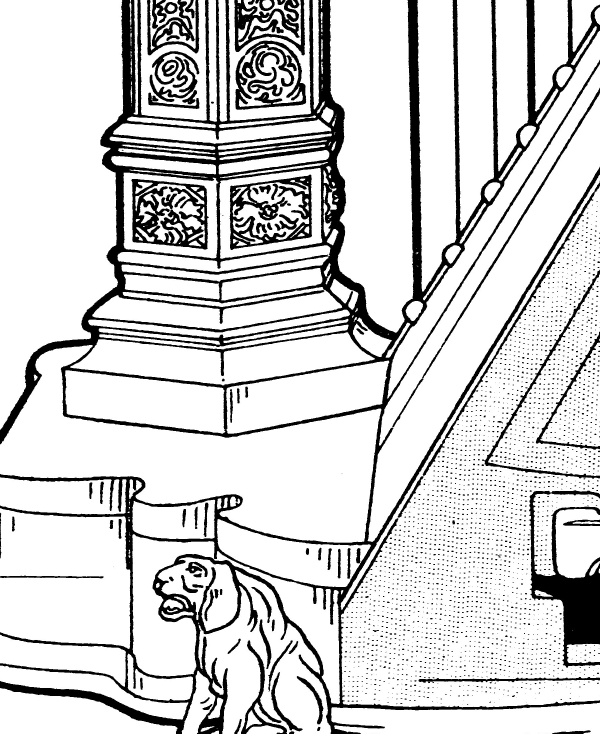
#> input picture corner-zoom.png, 1800 x 2200 px, found by its file name (shown at 1/3 size)
$ python axonometric_angle.py
#> lines starting #> are read from the running program, lines starting #| are printed output that depends on the picture; after the words box and inside, x2 and y2 are one past the last pixel; in counts of white or black regions, pixels touching at a corner belong together
#!/usr/bin/env python3
"""Determine the drawing's projection angles by analysing dominant line orientations
in the base + column-base region, where real-3D axes are clearest.

In an axonometric/oblique drawing of a rectangular block:
  - real vertical edges  -> image ~vertical
  - real front-face horizontals -> image ~horizontal (if oblique with front face parallel
    to the picture plane) OR at some angle (if iso/trimetric)
  - real depth edges (going back) -> image at the "receding" angle alpha
"""
import math
import numpy as np
import cv2
from PIL import Image

Image.MAX_IMAGE_PIXELS = None
SRC = '/home/james.clements/projects/erand/corner-zoom.png'
DBG = '/home/james.clements/projects/erand/angles-debug.png'

im = np.array(Image.open(SRC))
#> im is the input picture: shape (2200, 1800); min 0, max 255, mean 211.1
H, W = im.shape
print(f"{W}x{H}")
#| 1800x2200

# Binarize and edge-detect
_, bw = cv2.threshold(cv2.GaussianBlur(im,(3,3),0), 0, 255,
                       cv2.THRESH_BINARY_INV + cv2.THRESH_OTSU)
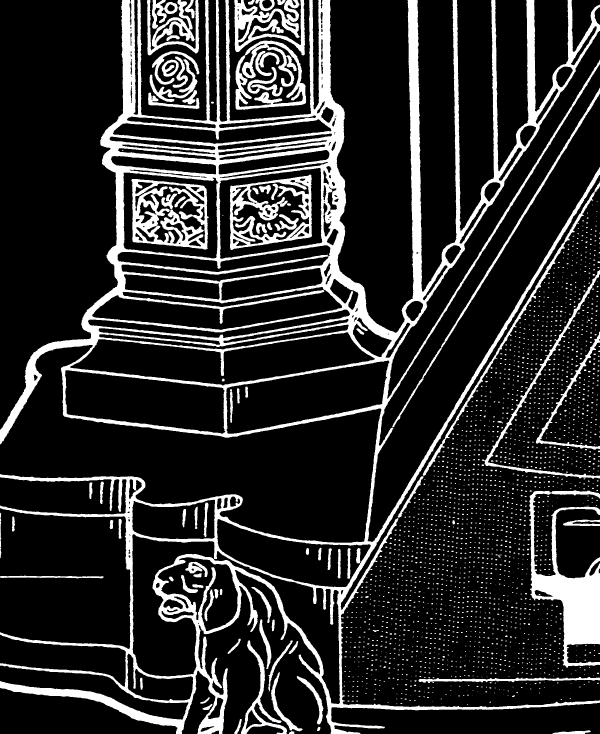
#> bw: shape (2200, 1800) (shown at 1/3 size); 17.2% white; 2625 white regions (2246 under 20 px), largest, box (x1, y1, x2, y2) and area: (0, 0, 1800, 2200) 433942, (1587, 1471, 1800, 2003) 39386, (394, 537, 626, 749) 23141
edges = cv2.Canny(bw, 60, 160)
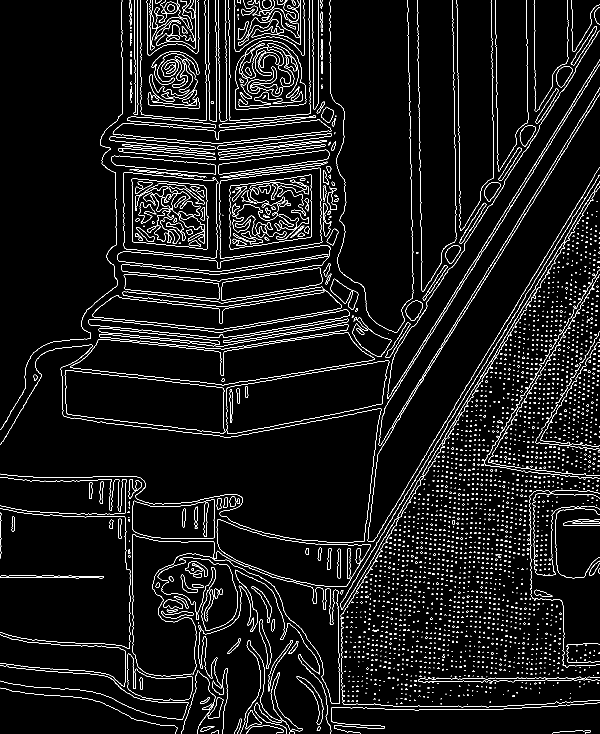
#> edges: shape (2200, 1800) (shown at 1/3 size); 3.8% white in thin lines or dots

# Hough: find all lines long enough to be structural edges (not ornamental)
linesP = cv2.HoughLinesP(edges, 1, np.pi/1440,
                         threshold=60, minLineLength=80, maxLineGap=8)
#> linesP = 261 rows, first 6: [1179, 1272, 1517, 724], [1600, 511, 1799, 193], [1249, 1410, 1364, 1219], [1480, 691, 1729, 292], [1375, 871, 1616, 488], [1432, 1128, 1521, 981]
segs = [] if linesP is None else linesP[:,0,:]
#> segs has the same summary as linesP
print(f"Hough segments: {len(segs)}")
#| Hough segments: 261

# Classify by angle (0..180 degrees, 0=E, 90=S in y-down image)
def angle_deg(seg):
    x1,y1,x2,y2 = seg
    a = math.degrees(math.atan2(y2-y1, x2-x1))
    return (a + 180) % 180     # 0..180

def length(seg):
    x1,y1,x2,y2 = seg
    return math.hypot(x2-x1, y2-y1)

# Weighted histogram (weight by length so longer lines matter more)
bin_width = 0.5
hist = np.zeros(int(180/bin_width))
for s in segs:
    a = angle_deg(s); L = length(s)
    hist[int(a/bin_width) % len(hist)] += L
#> this loop made 261 passes
#> (a, L) on passes 1 to 3: (121.7, 643.9), (122, 375.1), (121.1, 222.9)
#> after the loop, hist = 360 values, max 4058.7 at index 243, min 0 at index 4, mean 116.3

# Smooth
hist = np.convolve(hist, np.ones(3)/3, mode='same')
#> hist = 360 values, max 3347.3 at index 243, min 0 at index 16, mean 115.8

# Find peaks
peaks = []
for i in range(len(hist)):
    left = hist[(i-1)%len(hist)]; right = hist[(i+1)%len(hist)]
    if hist[i] > left and hist[i] > right and hist[i] > 300:
        peaks.append((i*bin_width, float(hist[i])))
#> this loop made 360 passes
#> (left, right) on passes 1 to 3: (85.01, 257.4), (199.7, 135.7), (257.4, 108.7)
peaks.sort(key=lambda p: -p[1])
print(f"\nTop dominant line angles (weighted by length, degrees 0..180):")
for ang, score in peaks[:12]:
    # interpret: 0 = horizontal east-going, 90 = vertical (down), ...
    print(f"   {ang:6.2f} deg   weight={score:.0f}")
#> this loop made 7 passes
#> (ang, score) on passes 1 to 7: (121.5, 3347.3), (5.5, 2743.6), (170.5, 1587.6), (89.5, 1529.7), (172, 1129.9), (173, 1039), (174, 540)
#> (printed output is left out)

# Identify the three projection axes.
# By construction: 0 = image-horizontal (pure east-west), 90 = image-vertical.
# Non-orthogonal peaks (far from 0, 90, 180) are the oblique/isometric axes.
def nearest(p, targets):
    return min(abs(((p - t + 90) % 180) - 90) for t in targets)

axes = []
for ang, score in peaks[:15]:
    d_from_axis = nearest(ang, [0, 90, 180])
    if d_from_axis > 8 and d_from_axis < 65:
        axes.append((ang, score, d_from_axis))

print(f"\nOblique/depth axes (non-orthogonal angles):")
for ang, score, dev in axes[:8]:
    # Two natural conventions:
    #   angle FROM HORIZONTAL (positive going down right = y-down)
    from_horiz_ccw = -ang  # counter-clockwise from +x (math convention; image is y-down)
    # Express as elevation above horizontal (positive = going up-and-right in real world)
    # ang in 0..180 with 90 = straight down. So a line at, say, 120 goes down-and-left with 30° from horizontal.
    elev = 90 - abs(90 - ang)  # angle FROM horizontal axis, 0..90
    side = 'down-right' if ang < 90 else 'down-left'
    print(f"   {ang:6.2f} deg (in 0..180)  =>  {elev:.2f} deg from horizontal, going {side}"
          f"   weight={score:.0f}")
#> this loop made 2 passes
#> (ang, score, dev) on passes 1 to 2: (121.5, 3347.3, 31.5), (170.5, 1587.6, 9.5)
#> (printed output is left out)

# --- Visualise ---
dbg = cv2.cvtColor(im, cv2.COLOR_GRAY2BGR)
for s in segs:
    a = angle_deg(s)
    # Colour-code by angle bin: near-horizontal = blue, near-vertical = red, oblique = green
    dev_h = abs(((a - 0 + 90) % 180) - 90)
    dev_v = abs(((a - 90 + 90) % 180) - 90)
    if dev_h < 3:   col = (255, 0, 0)    # horizontal
    elif dev_v < 3: col = (0, 0, 255)    # vertical
    elif 8 < dev_h < 65 and 8 < dev_v < 65: col = (0, 200, 0)  # oblique
    else:           col = (180, 180, 180)
    cv2.line(dbg, (s[0],s[1]), (s[2],s[3]), col, 1)
#> this loop made 261 passes
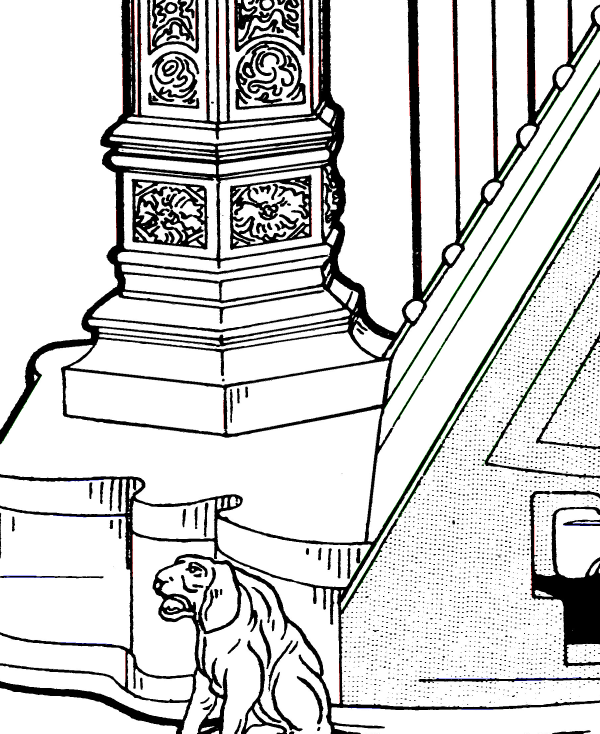
#> dbg: shape (2200, 1800, 3) (shown at 1/3 size); mean B, G, R 210.8, 211.2, 211.1

cv2.imwrite(DBG, dbg)
print(f"\ndebug image: {DBG}")

$ run again, with base-full.png copied over corner-zoom.png
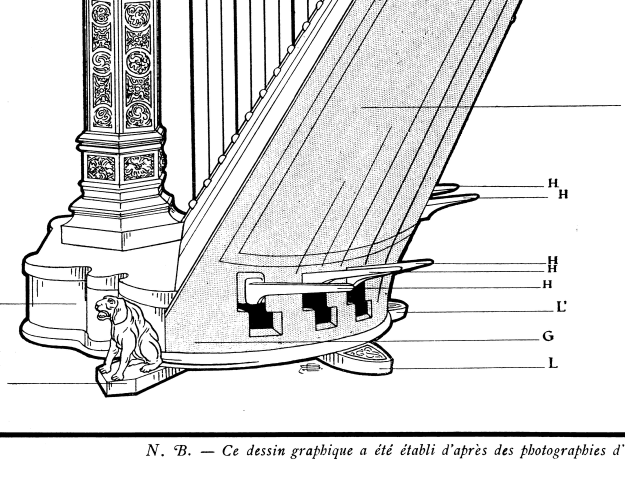
#> input picture base-full.png, 1250 x 1000 px, found by its file name (shown at 1/2 size)
#> im is the input picture: shape (1000, 1250); min 0, max 255, mean 225.4
#| 1250x1000
#> `_, bw = cv2.threshold(cv2.GaussianBlur(im,(3,3),0), 0, 255, cv2.THRESH..`:
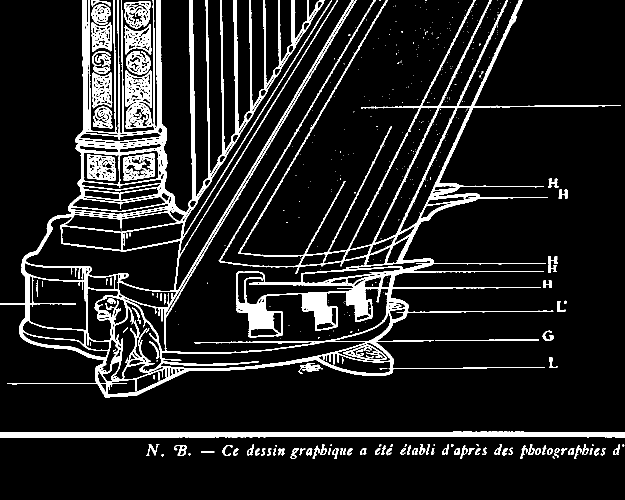
#> bw: shape (1000, 1250) (shown at 1/2 size); 11.3% white; 429 white regions (313 under 20 px), largest, box (x1, y1, x2, y2) and area: (0, 0, 1242, 795) 101099, (0, 863, 1250, 875) 12705, (250, 141, 304, 216) 2102
#> edges: shape (1000, 1250); 5.2% white in thin lines or dots
#> linesP = 229 rows, first 6: [1040, 863, 1249, 863], [200, 874, 438, 874], [493, 873, 1208, 873], [550, 682, 647, 682], [322, 642, 674, 55], [11, 864, 319, 864]
#> segs has the same summary as linesP
#| Hough segments: 229
#> the loop `for s in segs:` made 229 passes
#> (a, L) on passes 1 to 3: (0, 209), (0, 238), (0, 715)
#> after the loop `for s in segs:`: hist = 360 values, max 6065 at index 0, min 0 at index 1, mean 108
#> `hist = np.convolve(hist, np.ones(3)/3, mode='same')`: hist = 360 values, max 2423.6 at index 242, min 0 at index 5, mean 102.2
#> the loop `for i in range(len(hist)):` made 360 passes
#> (left, right) on passes 1 to 3: (258.3, 2052), (2021.7, 59.69), (2052, 59.69)
#> the loop `for ang, score in peaks[:12]:` made 7 passes
#> (ang, score) on passes 1 to 7: (121, 2423.6), (0.5, 2052), (89.5, 1741.4), (115, 1461.1), (116, 1267.6), (91.5, 330.5), (84, 315.3)
#> (printed output is left out)
#> the loop `for ang, score in peaks[:15]:` made 7 passes
#> the loop `for ang, score, dev in axes[:8]:` made 3 passes
#> (ang, score, dev) on passes 1 to 3: (121, 2423.6, 31), (115, 1461.1, 25), (116, 1267.6, 26)
#> (printed output is left out)
#> the loop `for s in segs:` made 229 passes
#> after the loop `for s in segs:`:
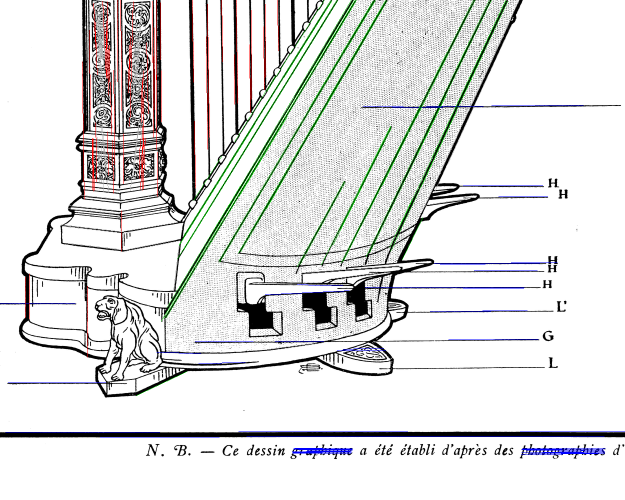
#> dbg: shape (1000, 1250, 3) (shown at 1/2 size); mean B, G, R 223.2, 223.8, 223.2

$ run again, with base-junction.png copied over corner-zoom.png
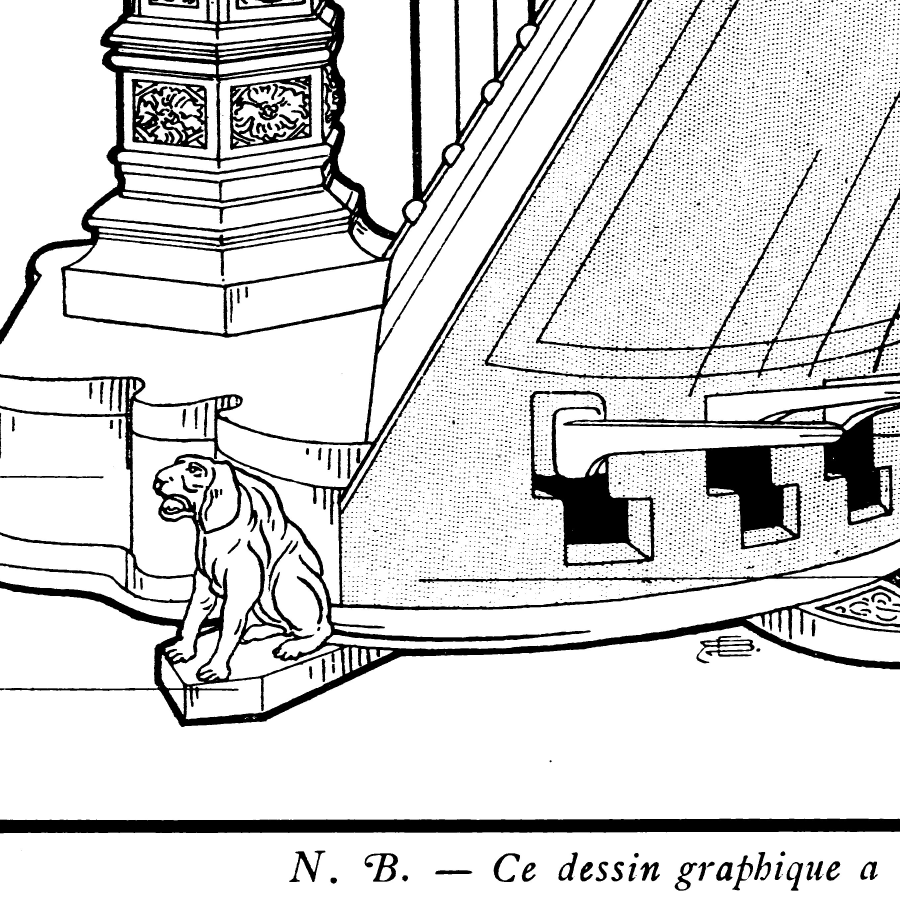
#> input picture base-junction.png, 2700 x 2700 px, found by its file name (shown at 1/3 size)
#> im is the input picture: shape (2700, 2700); min 0, max 255, mean 215.9
#| 2700x2700
#> `_, bw = cv2.threshold(cv2.GaussianBlur(im,(3,3),0), 0, 255, cv2.THRESH..`:
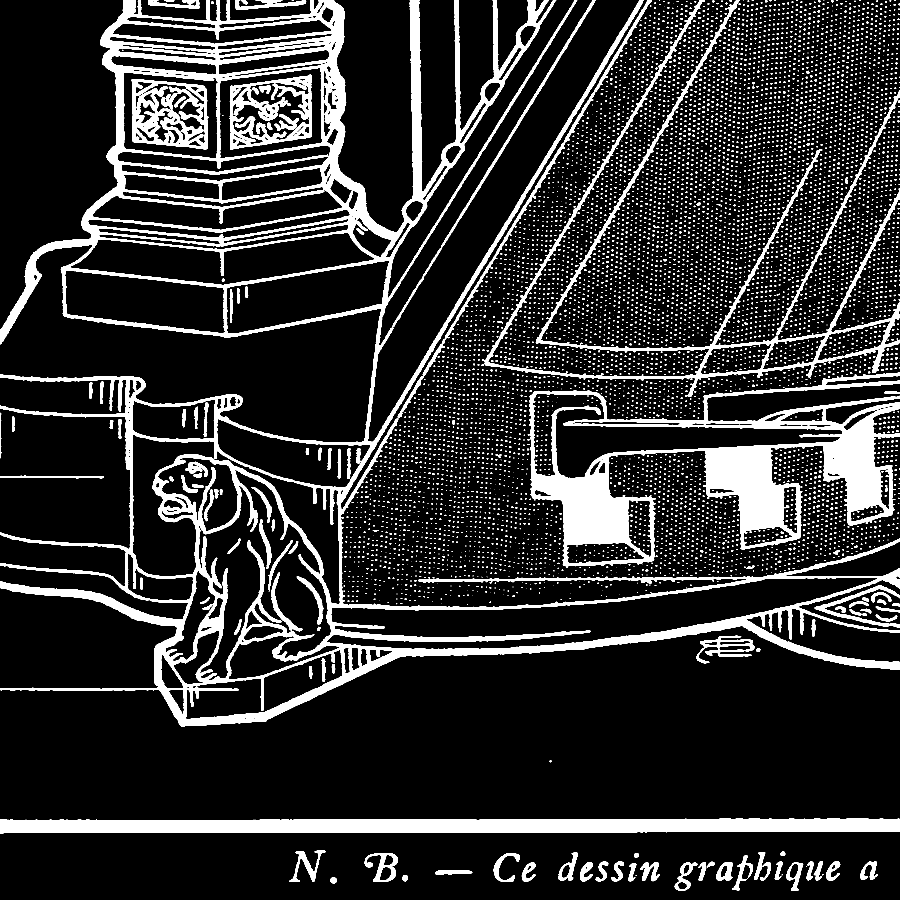
#> bw: shape (2700, 2700) (shown at 1/3 size); 15.2% white; 8369 white regions (6246 under 20 px), largest, box (x1, y1, x2, y2) and area: (0, 0, 2700, 2181) 495234, (1587, 1118, 2700, 1703) 178455, (0, 2456, 2700, 2500) 105017
#> `edges = cv2.Canny(bw, 60, 160)`:
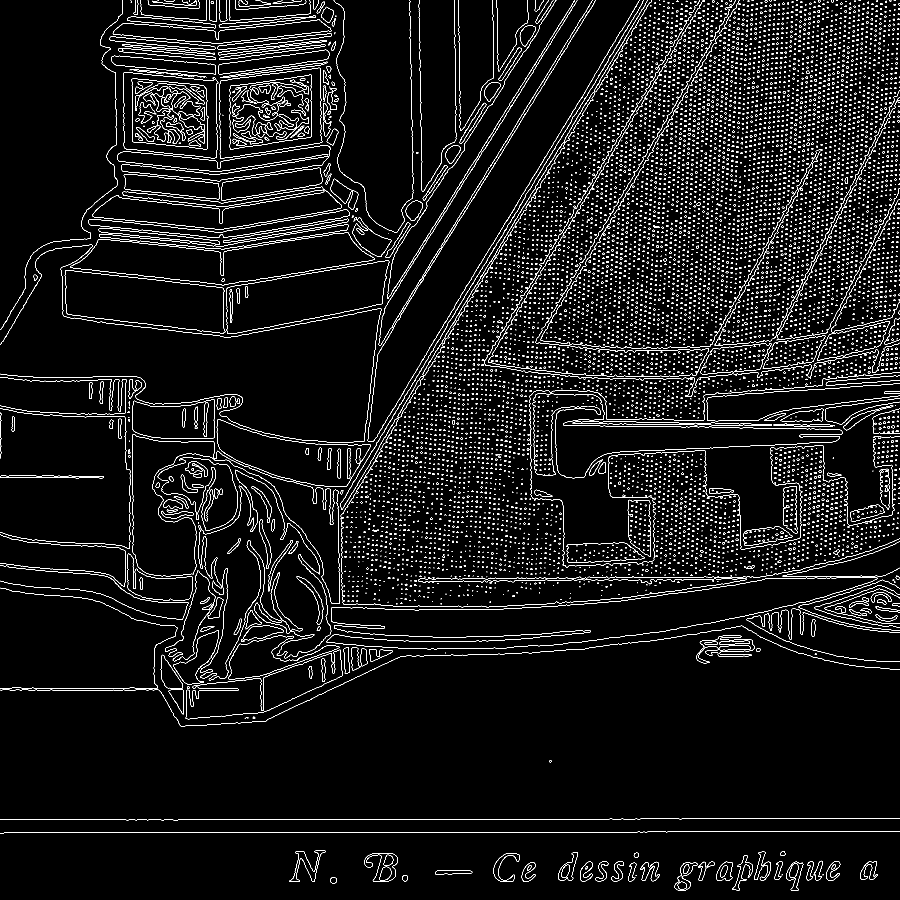
#> edges: shape (2700, 2700) (shown at 1/3 size); 3.6% white in thin lines or dots
#> linesP = 308 rows, first 6: [1515, 2458, 1606, 2458], [2573, 2494, 2672, 2494], [1921, 2456, 2158, 2456], [715, 2497, 1133, 2497], [2525, 1728, 2647, 1728], [1206, 1182, 1364, 919]
#> segs has the same summary as linesP
#| Hough segments: 308
#> the loop `for s in segs:` made 308 passes
#> (a, L) on passes 1 to 3: (0, 91), (0, 99), (0, 237)
#> after the loop `for s in segs:`: hist = 360 values, max 4846 at index 0, min 0 at index 4, mean 130.2
#> `hist = np.convolve(hist, np.ones(3)/3, mode='same')`: hist = 360 values, max 3634 at index 242, min 0 at index 5, mean 125.7
#> the loop `for i in range(len(hist)):` made 360 passes
#> (left, right) on passes 1 to 3: (27, 1823.7), (1789.7, 244.4), (1823.7, 70.02)
#> the loop `for ang, score in peaks[:12]:` made 9 passes
#> (ang, score) on passes 1 to 8: (121, 3634), (5.5, 2524.6), (0.5, 1823.7), (170.5, 1528.1), (172.5, 1243), (171.5, 1097.6), (89.5, 556), (175.5, 330.6)
#> (printed output is left out)
#> the loop `for ang, score in peaks[:15]:` made 9 passes
#> the loop `for ang, score, dev in axes[:8]:` made 4 passes
#> (ang, score, dev) on passes 1 to 4: (121, 3634, 31), (170.5, 1528.1, 9.5), (171.5, 1097.6, 8.5), (168.5, 311.8, 11.5)
#> (printed output is left out)
#> the loop `for s in segs:` made 308 passes
